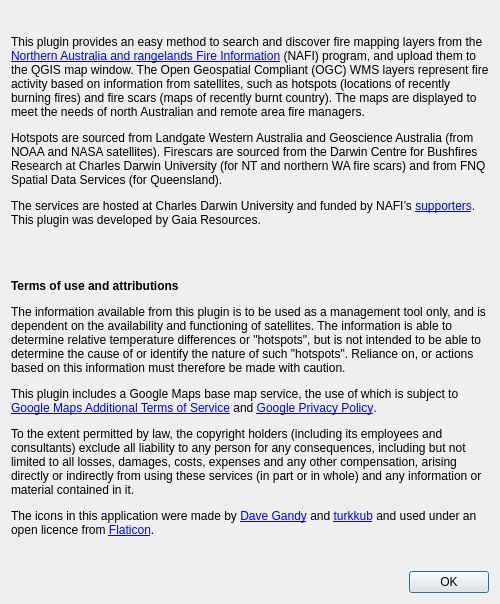
<?xml version="1.0" encoding="UTF-8"?>
<ui version="4.0">
 <class>NtrrpAboutDialogBase</class>
 <widget class="QDialog" name="NtrrpAboutDialogBase">
  <property name="geometry">
   <rect>
    <x>0</x>
    <y>0</y>
    <width>1414</width>
    <height>830</height>
   </rect>
  </property>
  <property name="sizePolicy">
   <sizepolicy hsizetype="Preferred" vsizetype="Preferred">
    <horstretch>0</horstretch>
    <verstretch>0</verstretch>
   </sizepolicy>
  </property>
  <property name="windowTitle">
   <string>About NAFI Burnt Areas Mapping</string>
  </property>
  <property name="windowIcon">
   <iconset>
    <normaloff>:/plugins/ntrrp/images/icon.png</normaloff>:/plugins/ntrrp/images/icon.png</iconset>
  </property>
  <layout class="QVBoxLayout" name="outerVerticalLayout">
   <property name="sizeConstraint">
    <enum>QLayout::SetFixedSize</enum>
   </property>
   <item>
    <layout class="QVBoxLayout" name="verticalLayout">
     <property name="spacing">
      <number>10</number>
     </property>
     <item>
      <widget class="QLabel" name="iconLabel">
       <property name="text">
        <string>&lt;html&gt;&lt;head/&gt;&lt;body&gt;&lt;p&gt;&lt;img src=&quot;:/plugins/ntrrp/images/icon.png&quot;/&gt;&lt;/p&gt;&lt;/body&gt;&lt;/html&gt;</string>
       </property>
       <property name="scaledContents">
        <bool>true</bool>
       </property>
       <property name="alignment">
        <set>Qt::AlignCenter</set>
       </property>
       <property name="margin">
        <number>0</number>
       </property>
      </widget>
     </item>
     <item>
      <widget class="QLabel" name="aboutLabel">
       <property name="sizePolicy">
        <sizepolicy hsizetype="Expanding" vsizetype="Expanding">
         <horstretch>0</horstretch>
         <verstretch>0</verstretch>
        </sizepolicy>
       </property>
       <property name="text">
        <string>&lt;html&gt;&lt;head/&gt;&lt;body&gt;&lt;p&gt;This plugin provides an easy method to search and discover fire mapping layers from the &lt;a href=&quot;https://firenorth.org.au&quot;&gt;&lt;span style=&quot; text-decoration: underline; color:#0000ff;&quot;&gt;Northern Australia and rangelands Fire Information&lt;/span&gt;&lt;/a&gt; (NAFI) program, and upload them to the QGIS map window. The Open Geospatial Compliant (OGC) WMS layers represent fire activity based on information from satellites, such as hotspots (locations of recently burning fires) and fire scars (maps of recently burnt country). The maps are displayed to meet the needs of north Australian and remote area fire managers.&lt;/p&gt;&lt;p&gt;Hotspots are sourced from Landgate Western Australia and Geoscience Australia (from NOAA and NASA satellites). Firescars are sourced from the Darwin Centre for Bushfires Research at Charles Darwin University (for NT and northern WA fire scars) and from FNQ Spatial Data Services (for Queensland).&lt;/p&gt;&lt;p&gt;The services are hosted at Charles Darwin University and funded by NAFI’s &lt;a href=&quot;https://firenorth.org.au/nafi3/views/about/supporters.htm&quot;&gt;&lt;span style=&quot; text-decoration: underline; color:#0000ff;&quot;&gt;supporters&lt;/span&gt;&lt;/a&gt;. This plugin was developed by Gaia Resources.&lt;/p&gt;&lt;p&gt;&lt;br/&gt;&lt;/p&gt;&lt;p&gt;&lt;span style=&quot; font-weight:600;&quot;&gt;Terms of use and attributions&lt;/span&gt;&lt;/p&gt;&lt;p&gt;The information available from this plugin is to be used as a management tool only, and is dependent on the availability and functioning of satellites. The information is able to determine relative temperature differences or &amp;quot;hotspots&amp;quot;, but is not intended to be able to determine the cause of or identify the nature of such &amp;quot;hotspots&amp;quot;. Reliance on, or actions based on this information must therefore be made with caution.&lt;/p&gt;&lt;p&gt;This plugin includes a Google Maps base map service, the use of which is subject to &lt;a href=&quot;https://maps.google.com/help/terms_maps/&quot;&gt;&lt;span style=&quot; text-decoration: underline; color:#0000ff;&quot;&gt;Google Maps Additional Terms of Service&lt;/span&gt;&lt;/a&gt; and &lt;a href=&quot;https://www.google.com/policies/privacy/&quot;&gt;&lt;span style=&quot; text-decoration: underline; color:#0000ff;&quot;&gt;Google Privacy Policy&lt;/span&gt;&lt;/a&gt;.&lt;/p&gt;&lt;p&gt;To the extent permitted by law, the copyright holders (including its employees and consultants) exclude all liability to any person for any consequences, including but not limited to all losses, damages, costs, expenses and any other compensation, arising directly or indirectly from using these services (in part or in whole) and any information or material contained in it.&lt;/p&gt;&lt;p&gt;The icons in this application were made by &lt;a href=&quot;https://www.flaticon.com/authors/dave-gandy&quot;&gt;&lt;span style=&quot; text-decoration: underline; color:#0000ff;&quot;&gt;Dave Gandy&lt;/span&gt;&lt;/a&gt; and &lt;a href=&quot;https://www.flaticon.com/authors/turkkub&quot;&gt;&lt;span style=&quot; text-decoration: underline; color:#0000ff;&quot;&gt;turkkub&lt;/span&gt;&lt;/a&gt; and used under an open licence from &lt;a href=&quot;https://www.flaticon.com&quot;&gt;&lt;span style=&quot; text-decoration: underline; color:#0000ff;&quot;&gt;Flaticon&lt;/span&gt;&lt;/a&gt;.&lt;/p&gt;&lt;/body&gt;&lt;/html&gt;</string>
       </property>
       <property name="textFormat">
        <enum>Qt::RichText</enum>
       </property>
       <property name="alignment">
        <set>Qt::AlignLeading|Qt::AlignLeft|Qt::AlignTop</set>
       </property>
       <property name="wordWrap">
        <bool>true</bool>
       </property>
       <property name="openExternalLinks">
        <bool>true</bool>
       </property>
      </widget>
     </item>
     <item>
      <widget class="QLabel" name="firescarLabel">
       <property name="sizePolicy">
        <sizepolicy hsizetype="Preferred" vsizetype="Minimum">
         <horstretch>0</horstretch>
         <verstretch>0</verstretch>
        </sizepolicy>
       </property>
       <property name="maximumSize">
        <size>
         <width>16777215</width>
         <height>400</height>
        </size>
       </property>
       <property name="text">
        <string>&lt;html&gt;&lt;head/&gt;&lt;body&gt;&lt;p&gt;&lt;img src=&quot;:/plugins/ntrrp/images/firescar.jpg&quot;/&gt;&lt;/p&gt;&lt;/body&gt;&lt;/html&gt;</string>
       </property>
       <property name="scaledContents">
        <bool>true</bool>
       </property>
       <property name="alignment">
        <set>Qt::AlignCenter</set>
       </property>
       <property name="margin">
        <number>0</number>
       </property>
      </widget>
     </item>
     <item>
      <widget class="QDialogButtonBox" name="buttonBox">
       <property name="orientation">
        <enum>Qt::Horizontal</enum>
       </property>
       <property name="standardButtons">
        <set>QDialogButtonBox::Ok</set>
       </property>
      </widget>
     </item>
    </layout>
   </item>
  </layout>
 </widget>
 <resources/>
 <connections>
  <connection>
   <sender>buttonBox</sender>
   <signal>accepted()</signal>
   <receiver>NtrrpAboutDialogBase</receiver>
   <slot>accept()</slot>
   <hints>
    <hint type="sourcelabel">
     <x>20</x>
     <y>20</y>
    </hint>
    <hint type="destinationlabel">
     <x>20</x>
     <y>20</y>
    </hint>
   </hints>
  </connection>
 </connections>
</ui>
